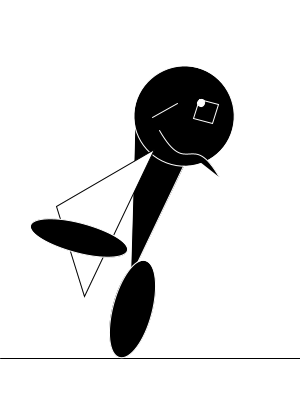
Frame 1 (no input)
Frame 60 (the mouse pressed at the canvas centre just before this capture): identical to frame 1, image omitted
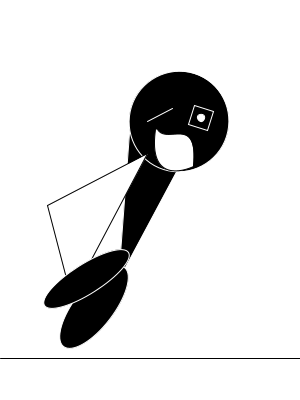
Frame 120 (the mouse held since frame 60 and released just before this capture)

The Processing sketch that drew these frames (run headless with seeded random() and noise(); from frame 60 on, the mouse is pressed at the canvas centre):

// Processing sketch: processing_8900
// ── processing_8900.pde

/**
 *    aufgabe
 *
 *    http://www.rmx.cz/monsters/
 *
 *    fjenett 20080327
 */

/* zeichne eine monsterrrrr mit den befehlen:
   
   point()
   line()
   triangle()
   quad()
   
   rect()
   ellipse()
   
   curve()
   bezier()
   
   fill() / noFill()
   stroke() / noStroke()
   
   smooth() / noSmooth()
*/
void setup() 
{ 
  size(300,400);
  frameRate(20);
  background(255);
}


void draw()
{
translate(60,0);

ellipseMode(CENTER);
background(255);
fill(0);

line(-60,358,width,358);
stroke(255);

//rotation
float c = map (mouseX, 0, width, 15, 20);
rotate(radians(c));

triangle(130, 120, 100, 280, 50, 200);

//bauch
triangle(170, 90, 140, 250, 100, 80);

//kopf
ellipse(150, 80, 100, 100);

//offenes auge
rect(160, 60, 20, 20);
//drehung auge, pupille
float z = map (mouseX, 0, width, 163,177);
float z2 = map (mouseY, 0, height, 63,77);

fill(255);
ellipse(z,z2,7,7);
stroke(0);

//linker arm
triangle(130, 120, 100, 280, 50, 200);
fill(0);
stroke(255);

//zuenes auge
line(140, 70, 120, 90);



pushMatrix();

float d = map (mouseX, 0, width, 0, 20);
ellipseMode(CORNER);

translate(130,210);

//linkes bein
rotate(radians(d*2));
ellipse(0,20, 40, 100);

//rechtes bein
float e = map (mouseX, 0, width, 10, 0);
ellipseMode(CORNER);
rotate(radians((e*e)-e));
ellipse(0,0, 30, 100);

popMatrix();



if (mousePressed)
{
  fill(255);
  stroke(0);

  beginShape();
    vertex( 132.0 , 94.0 );
    bezierVertex( 146.0 , 106.0 , 166.0 , 67.0 , 177.0 , 119.0 );
    bezierVertex( 177.0 , 119.0 , 140.0 , 155.0 , 130.0 , 95.0 );
  endShape();
}
else
{
//mund
 bezier(130, 100, 170, 140, 160, 90, 200, 130);
}
stroke(0);
} 
